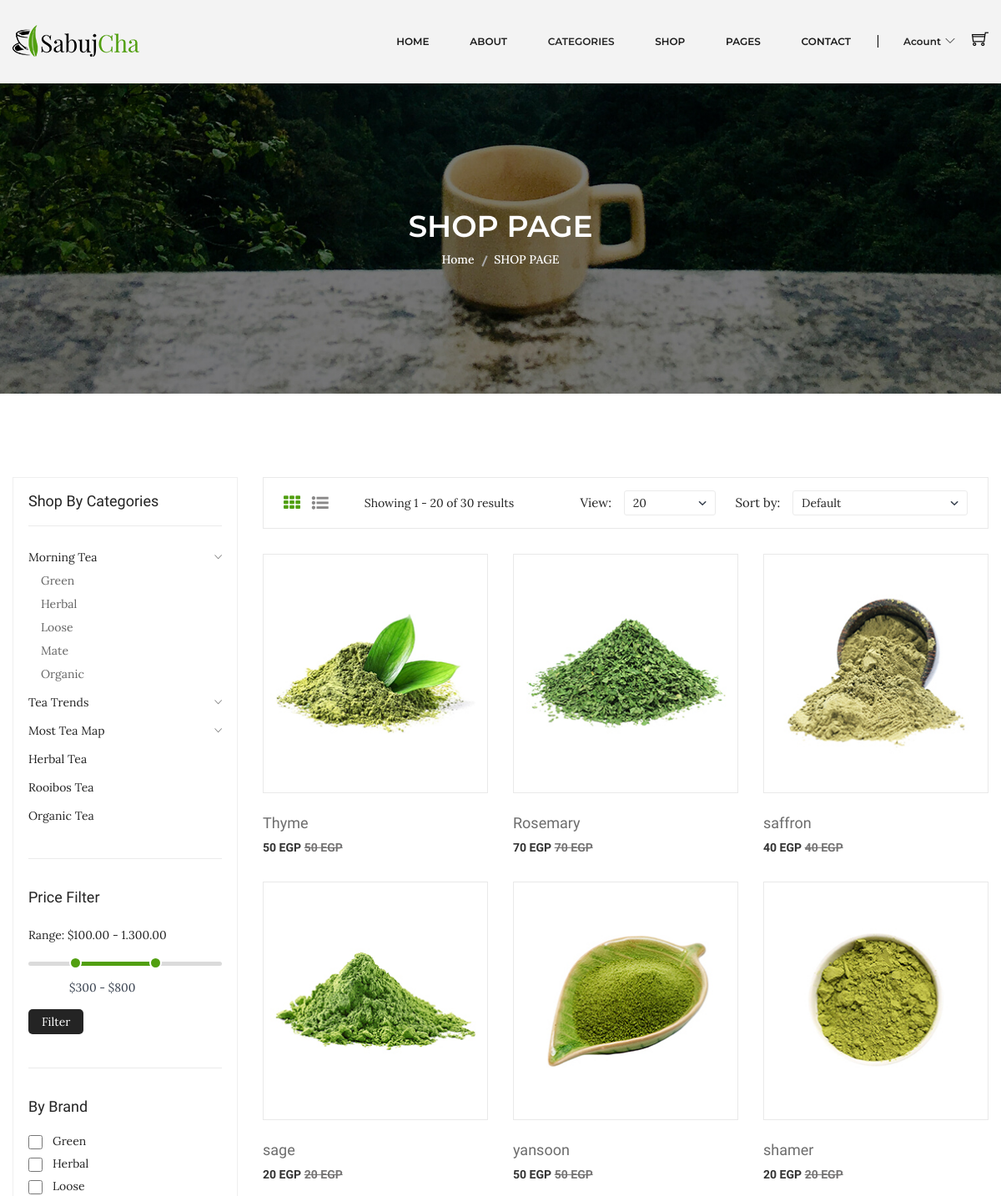
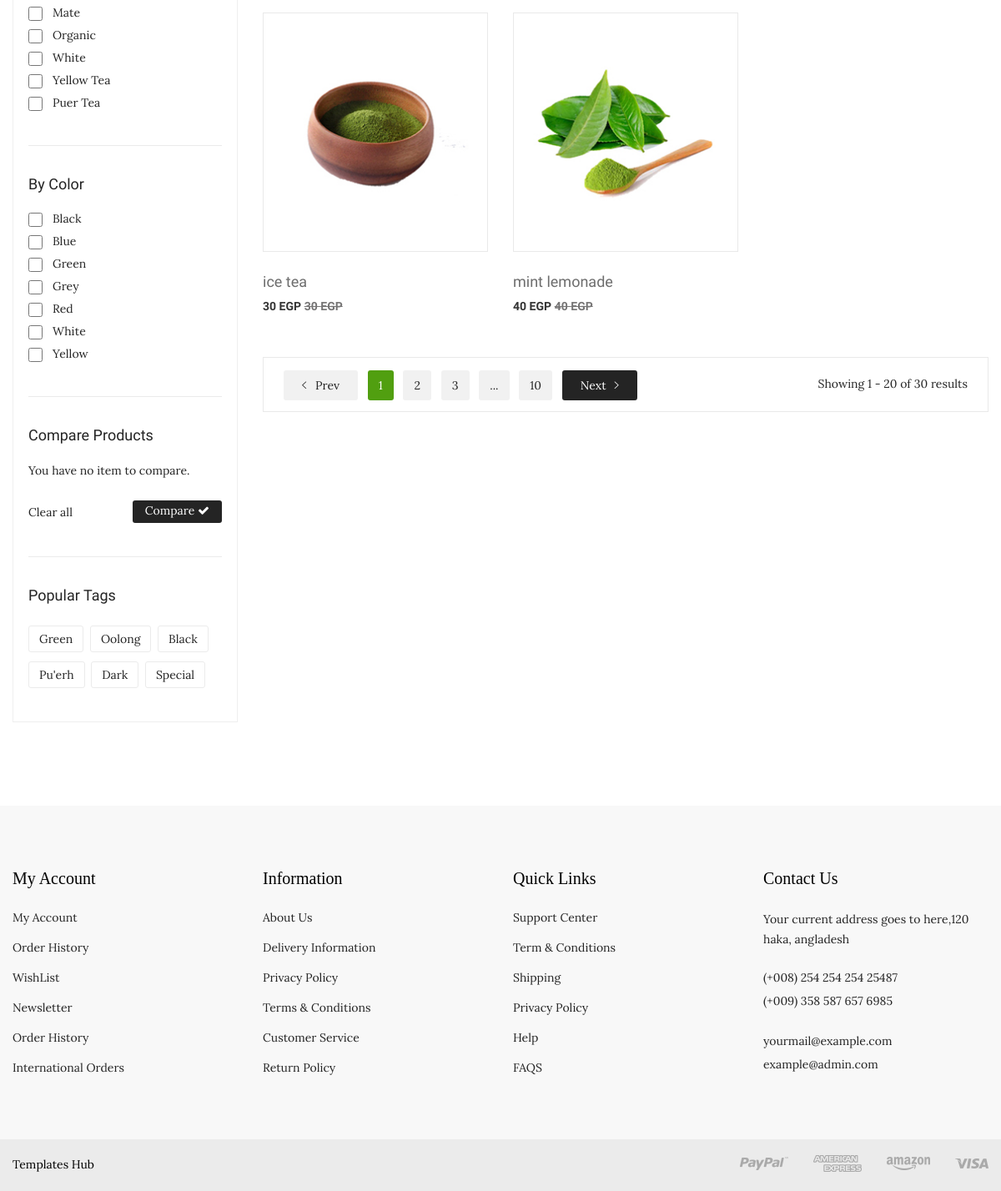
The page /shop.php on the database its author committed (2 pictures, top to bottom).
### tables this page shows
CREATE TABLE `products` (
  `id` int(10) UNSIGNED NOT NULL,
  `name` varchar(40) NOT NULL,
  `photo` varchar(20) NOT NULL DEFAULT 'product.jpg',
  `price` varchar(10) NOT NULL,
  `code` varchar(10) NOT NULL,
  `detail` text NOT NULL DEFAULT 'Contrary to popular belief, Lorem Ipsum is not simply random text. It has roots in a piece of classical Latin literature from 45 BC, making it over 2000 years old. Richard McClintock, a Latin professor at Hampden-Sydney College in Virginia, looked up one of the more obscure Latin words, consectetur, from a Lorem Ipsum passage, and going through the cites of the word in classical literature, discovered the undoubtable source. Lorem Ipsum comes from sections 1.10.32 and 1.10.33 of "de Finibus Bonorum et Malorum" (The Extremes of Good and Evil) by Cicero, written in 45 BC. This book is a treatise on the theory of ethics, very popular during the Renaissance. The first line of Lorem Ipsum, "Lorem ipsum dolor sit amet..", comes from a line in section 1.10.32.  The standard chunk of Lorem Ipsum used since the 1500s is reproduced below for those interested. Sections 1.10.32 and 1.10.33 from "de Finibus Bonorum et Malorum" by Cicero are also reproduced in their exact original form, accompanied by English versions from the 1914 translation by H. Rackham.',
  `views` int(10) NOT NULL DEFAULT 0,
  `brand_id` int(10) UNSIGNED NOT NULL,
  `subcat_id` int(10) UNSIGNED NOT NULL,
  `supplier_id` int(10) UNSIGNED NOT NULL,
  `created_at` timestamp NOT NULL DEFAULT current_timestamp(),
  `updated_at` timestamp NOT NULL DEFAULT current_timestamp() ON UPDATE current_timestamp()
);

### Database.php (called while the page is built, shortened)
<?php
    class Database{
        private $hostName = "localhost";
        private $username = "root";
        private $pass = "";
        private $databaseName = "ntiecommerce";
        private $mysqli;
        public function __construct(){
            $this->mysqli = new mysqli($this->hostName , $this->username , $this->pass , $this->databaseName);
        }
        public function runDQL($query){
            $result = $this->mysqli->query($query);
            if($result->num_rows > 0)
                return $result;
            else
                return [];
        }
    }
?>

### Product.php (called while the page is built, shortened)
<?php
    class Product extends Database implements Operations{
        public function selectData(){
            $query = "SELECT `products`.* FROM `products`";
            return $this->runDQL($query);
        }
    }
?>

### shop.php (the view, shortened to what this page needs)
<?php include_once 'header.php' ?>
<div class="breadcrumb-area bg-image-3 ptb-150">
    <div class="container">
        <div class="breadcrumb-content text-center">
            <h3>SHOP PAGE</h3>
            <ul>
                <li><a href="index.php">Home</a></li>
                <li class="active">SHOP PAGE</li>
            </ul>
        </div>
    </div>
</div>
<div class="shop-page-area ptb-100">
    <div class="container">
        <div class="row flex-row-reverse">
            <div class="col-lg-9">
                <div class="shop-topbar-wrapper">
                    <div class="shop-topbar-left">
                        <ul class="view-mode">
                            <li class="active"><a href="#product-grid" data-view="product-grid"><i class="fa fa-th"></i></a></li>
                            <li><a href="#product-list" data-view="product-list"><i class="fa fa-list-ul"></i></a></li>
                        </ul>
                        <p>Showing 1 - 20 of 30 results </p>
                    </div>
                    <div class="product-sorting-wrapper">
                        <div class="product-shorting shorting-style">
                            <label>View:</label>
                            <select>
                                <option value=""> 20</option>
                            </select>
                        </div>
                        <div class="product-show shorting-style">
                            <label>Sort by:</label>
                            <select>
                                <option value="">Default</option>
                            </select>
                        </div>
                    </div>
                </div>
                <div class="grid-list-product-wrapper">
                    <div class="product-grid product-view pb-20">
                        <div class="row">
                            <?php
                            $product = new Product();
                            if (isset($_GET['sub']) && $_GET['sub']) {
                                $product->setSubcatId($_GET['sub']);
                                $result = $product->selectProductsBySubcatId();
                            } else {
                                $result = $product->selectData();
                            }
                            if (!empty($result)) {
                                $allProducts = $result->fetch_all(MYSQLI_ASSOC);
                                foreach ($allProducts as $value) {
                            ?>
                                    <div class="product-width col-xl-4 col-lg-4 col-md-4 col-sm-6 col-12 mb-30">
                                        <div class="product-wrapper">
                                            <div class="product-img">
                                                <a href="product-details.php?id=<?php echo $value['id'] ?>">
                                                    <img alt="" src="assets/img/product/<?php echo $value['photo'] ?>">
                                                </a>
                                                <div class="product-action">
                                                </div>
                                            </div>
                                            <div class="product-content text-left">
                                                <div class="product-hover-style">
                                                    <div class="product-title">
                                                        <h4>
                                                            <a href="product-details.php?id=<?php echo $value['id'] ?>"><?php echo $value['name'] ?></a>
                                                        </h4>
                                                    </div>
                                                </div>
                                                <div class="product-price-wrapper">
                                                    <span><?php echo $value['price'] ?> EGP</span>
                                                    <span class="product-price-old"><?php echo $value['price'] ?> EGP </span>
                                                </div>
                                            </div>
                                        </div>
                                    </div>
                            <?php
                                }
                            }
                            ?>
                        </div>
                    </div>
                    <div class="pagination-total-pages">
                        <div class="pagination-style">
                            <ul>
                                <li><a class="prev-next prev" href="#"><i class="ion-ios-arrow-left"></i> Prev</a></li>
                                <li><a class="active" href="#">1</a></li>
                                <li><a href="#">2</a></li>
                                <li><a href="#">3</a></li>
                                <li><a href="#">...</a></li>
                                <li><a href="#">10</a></li>
                                <li><a class="prev-next next" href="#">Next<i class="ion-ios-arrow-right"></i> </a></li>
                            </ul>
                        </div>
                        <div class="total-pages">
                            <p>Showing 1 - 20 of 30 results </p>
                        </div>
                    </div>
                </div>
            </div>
            <div class="col-lg-3">
                <div class="shop-sidebar-wrapper gray-bg-7 shop-sidebar-mrg">
                    <div class="shop-widget">
                        <h4 class="shop-sidebar-title">Shop By Categories</h4>
                        <div class="shop-catigory">
                            <ul id="faq">
                                <li> <a data-toggle="collapse" data-parent="#faq" href="#shop-catigory-1">Morning Tea <i class="ion-ios-arrow-down"></i></a>
                                    <ul id="shop-catigory-1" class="panel-collapse collapse show">
                                        <li><a href="#">Green</a></li>
                                        <li><a href="#">Herbal</a></li>
                                        <li><a href="#">Loose </a></li>
                                        <li><a href="#">Mate</a></li>
                                        <li><a href="#">Organic</a></li>
                                    </ul>
                                </li>
                                <li> <a data-toggle="collapse" data-parent="#faq" href="#shop-catigory-2">Tea Trends<i class="ion-ios-arrow-down"></i></a>
                                </li>
                                <li> <a data-toggle="collapse" data-parent="#faq" href="#shop-catigory-3">Most Tea Map <i class="ion-ios-arrow-down"></i></a>
                                </li>
                                <li> <a href="#">Herbal Tea</a> </li>
                                <li> <a href="#">Rooibos Tea</a></li>
                                <li> <a href="#">Organic Tea</a></li>
                            </ul>
                        </div>
                    </div>
                    <div class="shop-price-filter mt-40 shop-sidebar-border pt-35">
                        <h4 class="shop-sidebar-title">Price Filter</h4>
                        <div class="price_filter mt-25">
                            <span>Range: $100.00 - 1.300.00 </span>
                            <div id="slider-range"></div>
                            <div class="price_slider_amount">
                                <div class="label-input">
                                    <input type="text" id="amount" name="price" placeholder="Add Your Price" />
                                </div>
                                <button type="button">Filter</button>
                            </div>
                        </div>
                    </div>
                    <div class="shop-widget mt-40 shop-sidebar-border pt-35">
                        <h4 class="shop-sidebar-title">By Brand</h4>
                        <div class="sidebar-list-style mt-20">
                            <ul>
                                <li><input type="checkbox"><a href="#">Green </a>
                                <li><input type="checkbox"><a href="#">Herbal </a></li>
                                <li><input type="checkbox"><a href="#">Loose </a></li>
                                <li><input type="checkbox"><a href="#">Mate </a></li>
                                <li><input type="checkbox"><a href="#">Organic </a></li>
                                <li><input type="checkbox"><a href="#">White </a></li>
                                <li><input type="checkbox"><a href="#">Yellow Tea </a></li>
                                <li><input type="checkbox"><a href="#">Puer Tea </a></li>
                            </ul>
                        </div>
                    </div>
                    <div class="shop-widget mt-40 shop-sidebar-border pt-35">
                        <h4 class="shop-sidebar-title">By Color</h4>
                        <div class="sidebar-list-style mt-20">
                            <ul>
                                <li><input type="checkbox"><a href="#">Black </a></li>
                                <li><input type="checkbox"><a href="#">Blue </a></li>
                                <li><input type="checkbox"><a href="#">Green </a></li>
                                <li><input type="checkbox"><a href="#">Grey </a></li>
                                <li><input type="checkbox"><a href="#">Red</a></li>
                                <li><input type="checkbox"><a href="#">White </a></li>
                                <li><input type="checkbox"><a href="#">Yellow </a></li>
                            </ul>
                        </div>
                    </div>
                    <div class="shop-widget mt-40 shop-sidebar-border pt-35">
                        <h4 class="shop-sidebar-title">Compare Products</h4>
                        <div class="compare-product">
                            <p>You have no item to compare. </p>
                            <div class="compare-product-btn">
                                <span>Clear all </span>
                                <a href="#">Compare <i class="fa fa-check"></i></a>
                            </div>
                        </div>
                    </div>
                    <div class="shop-widget mt-40 shop-sidebar-border pt-35">
                        <h4 class="shop-sidebar-title">Popular Tags</h4>
                        <div class="shop-tags mt-25">
                            <ul>
                                <li><a href="#">Green</a></li>
                                <li><a href="#">Oolong</a></li>
                                <li><a href="#">Black</a></li>
                                <li><a href="#">Pu'erh</a></li>
                                <li><a href="#">Dark </a></li>
                                <li><a href="#">Special</a></li>
                            </ul>
                        </div>
                    </div>
                </div>
            </div>
        </div>
    </div>
</div>
<?php include_once 'footer.php'; ?>

### rows shown on the page
products: photo (picture), name "Thyme", price "50"
products: photo (picture), name "Rosemary", price "70"
products: photo (picture), name "saffron", price "40"
products: photo (picture), name "sage", price "20"
products: photo (picture), name "yansoon", price "50"
products: photo (picture), name "shamer", price "20"
products: photo (picture), name "ice tea", price "30"
products: photo (picture), name "mint lemonade", price "40"
